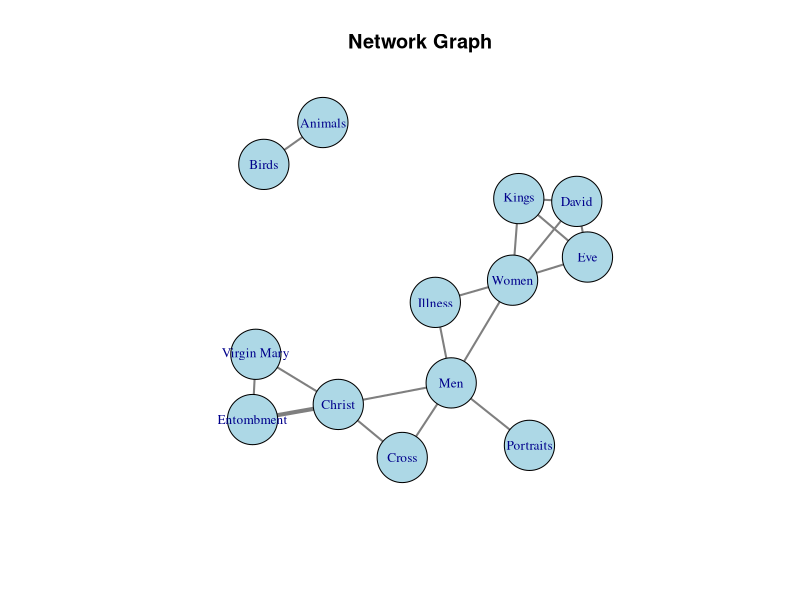

Write R code to recreate this figure.
## ---- chunk 1
#| code-fold: true
#| message: false
#| fig-width: 10
#| fig-height: 8

library(igraph)

edges <- data.frame(
  Source = c(
  "Entombment", "Entombment", "Christ", "Men", "Men", "Cross", 
  "Animals", "Men", "Illness", "Illness", "Men", "Kings", 
  "Kings", "Kings", "Women", "Women", "David"
),
  Target = c(
  "Christ", "Virgin Mary", "Virgin Mary", "Cross", "Christ", "Christ", 
  "Birds", "Portraits", "Men", "Women", "Women", "Women", 
  "David", "Eve", "David", "Eve", "Eve"
),
  Weight = c(
  2, 1, 1, 1, 1, 1, 1, 1, 1, 1, 1, 1, 1, 1, 1, 1, 1
)

)

network <- graph_from_data_frame(edges, directed = FALSE)

plot(
  network,
  vertex.size = 30,
  vertex.label.cex = 0.8,
  edge.width = E(network)$Weight * 2,
  edge.color = "gray50",
  vertex.color = "lightblue",
  main = "Network Graph"
)
## ---- chunk 2
#| echo: true
#| code-fold: true

terms_collection <- read.csv("../data/terms_collection17.csv")
head(terms_collection, 20)
